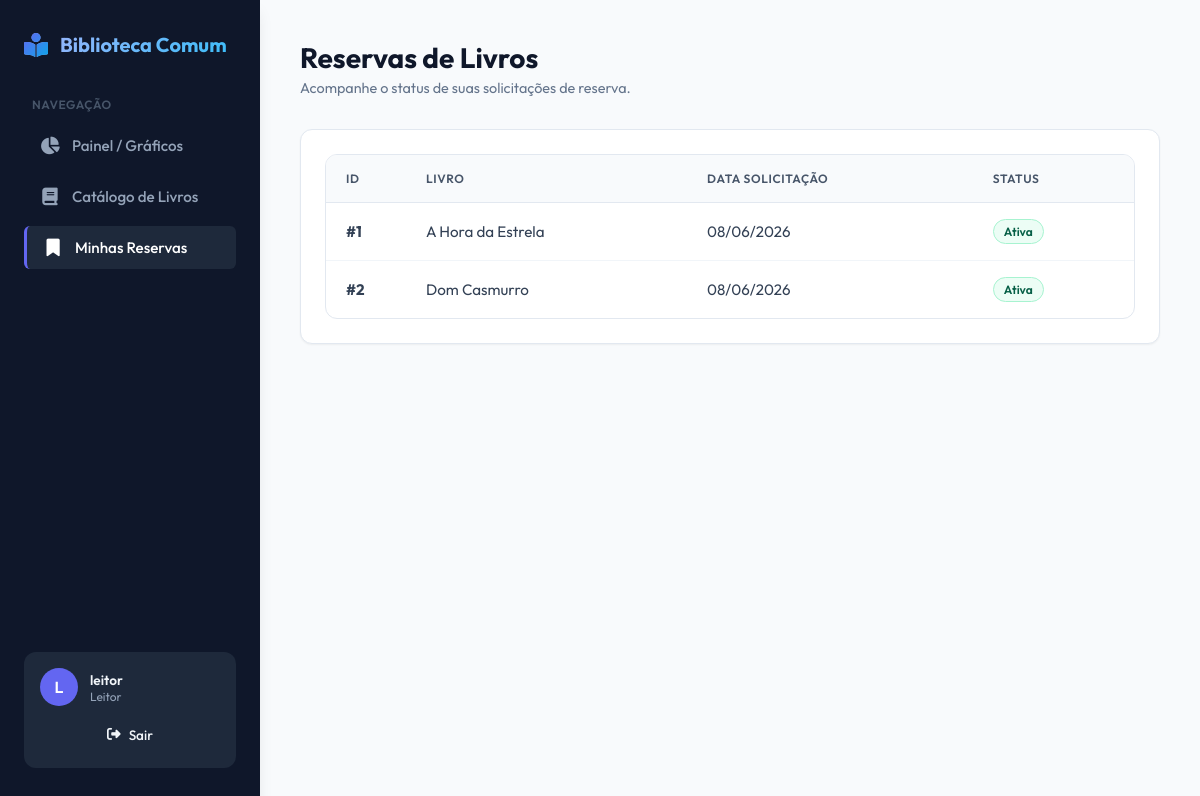
The app's page /reservas/ (signed in), older data.
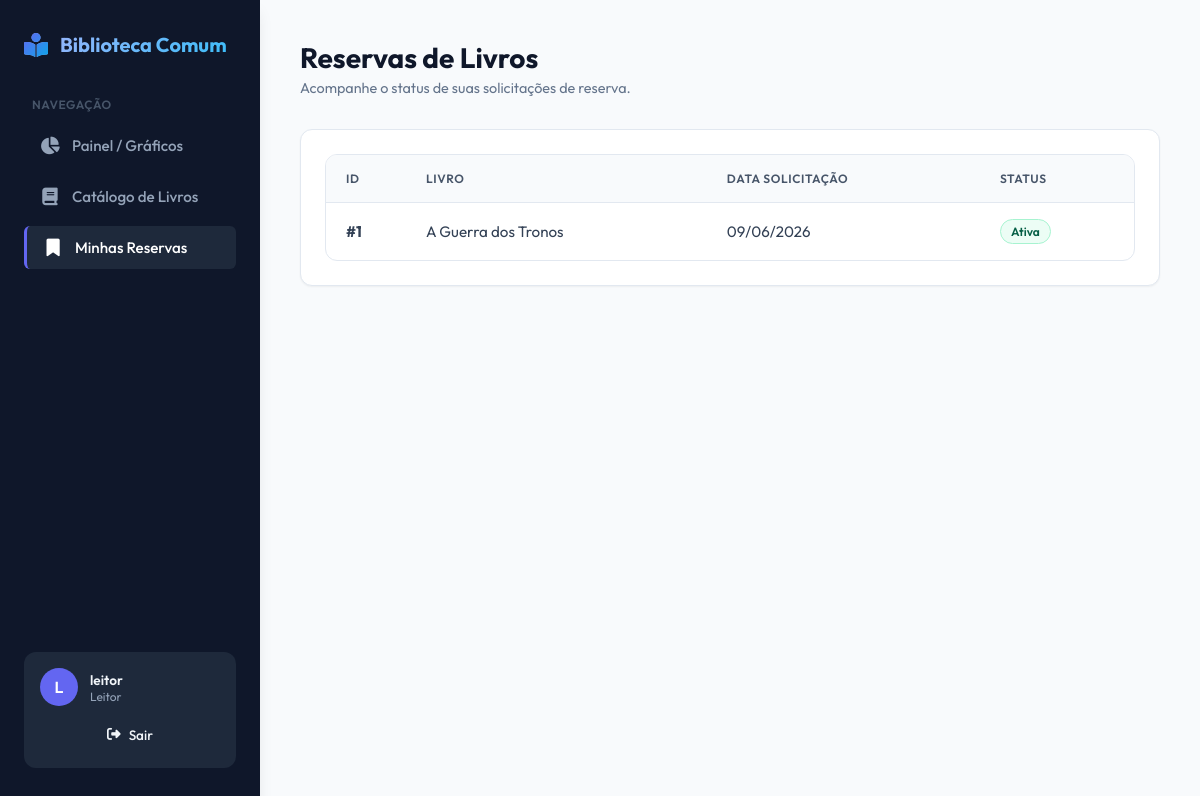
The same page, newer data.
### circulacao/models.py (models this page shows, shortened)
class Reserva(models.Model):
    livro = models.ForeignKey('catalogo.Livro', on_delete=models.CASCADE, related_name="reservas", verbose_name="Livro")
    usuario = models.ForeignKey(User, on_delete=models.CASCADE, related_name="reservas", verbose_name="Leitor")
    data_reserva = models.DateField(auto_now_add=True, verbose_name="Data de Reserva")
    ativa = models.BooleanField(default=True, verbose_name="Ativa")

### catalogo/models.py (models this page shows, shortened)
class Livro(models.Model):
    titulo = models.CharField(max_length=200, verbose_name="Título")
    autor = models.ForeignKey(Autor, on_delete=models.CASCADE, related_name="livros", verbose_name="Autor")
    genero = models.CharField(max_length=100, verbose_name="Gênero")
    quantidade_exemplares = models.PositiveIntegerField(default=1, verbose_name="Quantidade de Exemplares")
    indisponivel_manual = models.BooleanField(default=False, verbose_name="Indisponível Manualmente")
    disponivel = models.BooleanField(default=True, verbose_name="Disponível")

### circulacao/views.py (the view)
# urls.py: path("reservas/", ReservaListView.as_view(), name="reserva_list"),
class ReservaListView(LoginRequiredMixin, ListView):
    model = Reserva
    template_name = "circulacao/reserva_list.html"
    context_object_name = "reservas"
    def get_queryset(self):
        if self.request.user.is_staff:
            return Reserva.objects.all().order_by('-data_reserva')
        return Reserva.objects.filter(usuario=self.request.user).order_by('-data_reserva')

### circulacao/templates/circulacao/reserva_list.html (shortened to what this page needs)
{% extends 'circulacao/base.html' %}
{% block content %}
<div class="page-header">
    <div class="page-title">
        <h1>Reservas de Livros</h1>
        <p>Acompanhe o status de suas solicitações de reserva.</p>
    </div>
</div>
<div class="card">
    <div class="table-responsive">
        <table>
            <thead>
                <tr>
                    <th style="width: 80px;">ID</th>
                    <th>Livro</th>
                    <th>Data Solicitação</th>
                    <th>Status</th>
                </tr>
            </thead>
            <tbody>
                {% for reserva in reservas %}
                    <tr>
                        <td><strong>#{{ reserva.id }}</strong></td>
                        <td>{{ reserva.livro.titulo }}</td>
                        <td>{{ reserva.data_reserva|date:"d/m/Y" }}</td>
                        <td>
                            {% if reserva.ativa %}
                                <span class="badge badge-success">Ativa</span>
                            {% else %}
                                <span class="badge badge-info">Finalizada</span>
                            {% endif %}
                        </td>
                    </tr>
                {% endfor %}
            </tbody>
        </table>
    </div>
</div>
{% endblock %}

Row changes from the older to the newer data that the page shows:
removed Reserva: id "2", livro.titulo "Dom Casmurro", data_reserva "08/06/2026", ativa "Ativa"
changed Reserva id 1: livro.titulo "A Hora da Estrela" → "A Guerra dos Tronos"; data_reserva "08/06/2026" → "09/06/2026"
